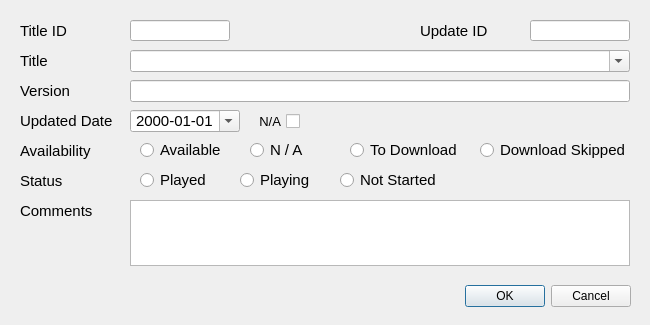
<?xml version="1.0" encoding="UTF-8"?>
<ui version="4.0">
 <class>EditUpdateDialog</class>
 <widget class="QDialog" name="EditUpdateDialog">
  <property name="geometry">
   <rect>
    <x>0</x>
    <y>0</y>
    <width>650</width>
    <height>325</height>
   </rect>
  </property>
  <property name="minimumSize">
   <size>
    <width>650</width>
    <height>325</height>
   </size>
  </property>
  <property name="maximumSize">
   <size>
    <width>650</width>
    <height>325</height>
   </size>
  </property>
  <property name="windowTitle">
   <string>Edit Update</string>
  </property>
  <property name="windowIcon">
   <iconset>
    <normaloff>assets/folder.png</normaloff>assets/folder.png</iconset>
  </property>
  <widget class="QDialogButtonBox" name="buttonBox">
   <property name="geometry">
    <rect>
     <x>290</x>
     <y>280</y>
     <width>341</width>
     <height>32</height>
    </rect>
   </property>
   <property name="orientation">
    <enum>Qt::Horizontal</enum>
   </property>
   <property name="standardButtons">
    <set>QDialogButtonBox::Cancel|QDialogButtonBox::Ok</set>
   </property>
  </widget>
  <widget class="QComboBox" name="comboBox">
   <property name="geometry">
    <rect>
     <x>130</x>
     <y>50</y>
     <width>500</width>
     <height>22</height>
    </rect>
   </property>
   <property name="font">
    <font>
     <pointsize>11</pointsize>
    </font>
   </property>
   <property name="editable">
    <bool>true</bool>
   </property>
   <property name="currentText">
    <string/>
   </property>
   <property name="insertPolicy">
    <enum>QComboBox::NoInsert</enum>
   </property>
  </widget>
  <widget class="QLabel" name="label_4">
   <property name="geometry">
    <rect>
     <x>20</x>
     <y>140</y>
     <width>111</width>
     <height>22</height>
    </rect>
   </property>
   <property name="font">
    <font>
     <family>Segoe UI</family>
     <pointsize>11</pointsize>
     <bold>false</bold>
    </font>
   </property>
   <property name="text">
    <string>Availability</string>
   </property>
  </widget>
  <widget class="QLabel" name="label_7">
   <property name="geometry">
    <rect>
     <x>20</x>
     <y>200</y>
     <width>111</width>
     <height>22</height>
    </rect>
   </property>
   <property name="font">
    <font>
     <family>Segoe UI</family>
     <pointsize>11</pointsize>
     <bold>false</bold>
    </font>
   </property>
   <property name="text">
    <string>Comments</string>
   </property>
  </widget>
  <widget class="QLabel" name="label">
   <property name="geometry">
    <rect>
     <x>20</x>
     <y>50</y>
     <width>111</width>
     <height>22</height>
    </rect>
   </property>
   <property name="font">
    <font>
     <family>Segoe UI</family>
     <pointsize>11</pointsize>
     <bold>false</bold>
    </font>
   </property>
   <property name="text">
    <string>Title</string>
   </property>
  </widget>
  <widget class="QLabel" name="label_6">
   <property name="geometry">
    <rect>
     <x>20</x>
     <y>110</y>
     <width>111</width>
     <height>22</height>
    </rect>
   </property>
   <property name="font">
    <font>
     <family>Segoe UI</family>
     <pointsize>11</pointsize>
     <bold>false</bold>
    </font>
   </property>
   <property name="text">
    <string>Updated Date</string>
   </property>
  </widget>
  <widget class="QLabel" name="label_2">
   <property name="geometry">
    <rect>
     <x>20</x>
     <y>80</y>
     <width>111</width>
     <height>22</height>
    </rect>
   </property>
   <property name="font">
    <font>
     <family>Segoe UI</family>
     <pointsize>11</pointsize>
     <bold>false</bold>
    </font>
   </property>
   <property name="text">
    <string>Version</string>
   </property>
  </widget>
  <widget class="QDateEdit" name="dateEditRel">
   <property name="geometry">
    <rect>
     <x>130</x>
     <y>110</y>
     <width>110</width>
     <height>22</height>
    </rect>
   </property>
   <property name="font">
    <font>
     <pointsize>11</pointsize>
    </font>
   </property>
   <property name="frame">
    <bool>true</bool>
   </property>
   <property name="alignment">
    <set>Qt::AlignCenter</set>
   </property>
   <property name="minimumDateTime">
    <datetime>
     <hour>0</hour>
     <minute>0</minute>
     <second>0</second>
     <year>2000</year>
     <month>1</month>
     <day>1</day>
    </datetime>
   </property>
   <property name="minimumDate">
    <date>
     <year>2000</year>
     <month>1</month>
     <day>1</day>
    </date>
   </property>
   <property name="displayFormat">
    <string>yyyy-MM-dd</string>
   </property>
   <property name="calendarPopup">
    <bool>true</bool>
   </property>
   <property name="date">
    <date>
     <year>2000</year>
     <month>1</month>
     <day>1</day>
    </date>
   </property>
  </widget>
  <widget class="QLineEdit" name="lineEditName">
   <property name="geometry">
    <rect>
     <x>130</x>
     <y>80</y>
     <width>500</width>
     <height>22</height>
    </rect>
   </property>
   <property name="font">
    <font>
     <pointsize>11</pointsize>
    </font>
   </property>
  </widget>
  <widget class="QPlainTextEdit" name="plainTextEditComment">
   <property name="geometry">
    <rect>
     <x>130</x>
     <y>200</y>
     <width>500</width>
     <height>66</height>
    </rect>
   </property>
   <property name="font">
    <font>
     <pointsize>11</pointsize>
    </font>
   </property>
   <property name="plainText">
    <string/>
   </property>
  </widget>
  <widget class="QCheckBox" name="checkBoxRel">
   <property name="geometry">
    <rect>
     <x>249</x>
     <y>111</y>
     <width>51</width>
     <height>20</height>
    </rect>
   </property>
   <property name="font">
    <font>
     <pointsize>10</pointsize>
    </font>
   </property>
   <property name="toolTip">
    <string>Check if date not available</string>
   </property>
   <property name="layoutDirection">
    <enum>Qt::RightToLeft</enum>
   </property>
   <property name="text">
    <string>N/A</string>
   </property>
  </widget>
  <widget class="QLabel" name="label_5">
   <property name="geometry">
    <rect>
     <x>20</x>
     <y>170</y>
     <width>111</width>
     <height>22</height>
    </rect>
   </property>
   <property name="font">
    <font>
     <family>Segoe UI</family>
     <pointsize>11</pointsize>
     <bold>false</bold>
    </font>
   </property>
   <property name="text">
    <string>Status</string>
   </property>
  </widget>
  <widget class="QWidget" name="widget" native="true">
   <property name="geometry">
    <rect>
     <x>130</x>
     <y>160</y>
     <width>361</width>
     <height>40</height>
    </rect>
   </property>
   <widget class="QRadioButton" name="radioButtonP_NP">
    <property name="geometry">
     <rect>
      <x>210</x>
      <y>10</y>
      <width>100</width>
      <height>20</height>
     </rect>
    </property>
    <property name="font">
     <font>
      <pointsize>11</pointsize>
     </font>
    </property>
    <property name="text">
     <string>Not Started</string>
    </property>
   </widget>
   <widget class="QRadioButton" name="radioButtonP_P">
    <property name="geometry">
     <rect>
      <x>110</x>
      <y>10</y>
      <width>100</width>
      <height>20</height>
     </rect>
    </property>
    <property name="font">
     <font>
      <pointsize>11</pointsize>
     </font>
    </property>
    <property name="text">
     <string>Playing</string>
    </property>
   </widget>
   <widget class="QRadioButton" name="radioButtonP_PD">
    <property name="geometry">
     <rect>
      <x>10</x>
      <y>10</y>
      <width>100</width>
      <height>20</height>
     </rect>
    </property>
    <property name="font">
     <font>
      <pointsize>11</pointsize>
     </font>
    </property>
    <property name="text">
     <string>Played</string>
    </property>
   </widget>
  </widget>
  <widget class="QWidget" name="widget_2" native="true">
   <property name="geometry">
    <rect>
     <x>130</x>
     <y>130</y>
     <width>501</width>
     <height>40</height>
    </rect>
   </property>
   <widget class="QRadioButton" name="radioButtonU_A">
    <property name="geometry">
     <rect>
      <x>10</x>
      <y>10</y>
      <width>100</width>
      <height>20</height>
     </rect>
    </property>
    <property name="font">
     <font>
      <pointsize>11</pointsize>
     </font>
    </property>
    <property name="text">
     <string>Available</string>
    </property>
   </widget>
   <widget class="QRadioButton" name="radioButtonU_NA">
    <property name="geometry">
     <rect>
      <x>120</x>
      <y>10</y>
      <width>100</width>
      <height>20</height>
     </rect>
    </property>
    <property name="font">
     <font>
      <pointsize>11</pointsize>
     </font>
    </property>
    <property name="text">
     <string>N / A</string>
    </property>
   </widget>
   <widget class="QRadioButton" name="radioButtonU_TD">
    <property name="geometry">
     <rect>
      <x>220</x>
      <y>10</y>
      <width>110</width>
      <height>20</height>
     </rect>
    </property>
    <property name="font">
     <font>
      <pointsize>11</pointsize>
     </font>
    </property>
    <property name="text">
     <string>To Download</string>
    </property>
   </widget>
   <widget class="QRadioButton" name="radioButtonU_DS">
    <property name="geometry">
     <rect>
      <x>350</x>
      <y>10</y>
      <width>151</width>
      <height>20</height>
     </rect>
    </property>
    <property name="font">
     <font>
      <pointsize>11</pointsize>
     </font>
    </property>
    <property name="text">
     <string>Download Skipped</string>
    </property>
   </widget>
  </widget>
  <widget class="QLabel" name="label_3">
   <property name="geometry">
    <rect>
     <x>20</x>
     <y>20</y>
     <width>111</width>
     <height>22</height>
    </rect>
   </property>
   <property name="font">
    <font>
     <family>Segoe UI</family>
     <pointsize>11</pointsize>
     <bold>false</bold>
    </font>
   </property>
   <property name="text">
    <string>Title ID</string>
   </property>
  </widget>
  <widget class="QLineEdit" name="lineEditID">
   <property name="enabled">
    <bool>true</bool>
   </property>
   <property name="geometry">
    <rect>
     <x>130</x>
     <y>20</y>
     <width>100</width>
     <height>21</height>
    </rect>
   </property>
   <property name="font">
    <font>
     <pointsize>11</pointsize>
    </font>
   </property>
   <property name="text">
    <string/>
   </property>
   <property name="frame">
    <bool>true</bool>
   </property>
   <property name="alignment">
    <set>Qt::AlignCenter</set>
   </property>
   <property name="readOnly">
    <bool>true</bool>
   </property>
  </widget>
  <widget class="QLineEdit" name="lineEditUID">
   <property name="enabled">
    <bool>true</bool>
   </property>
   <property name="geometry">
    <rect>
     <x>530</x>
     <y>20</y>
     <width>100</width>
     <height>21</height>
    </rect>
   </property>
   <property name="font">
    <font>
     <pointsize>11</pointsize>
    </font>
   </property>
   <property name="text">
    <string/>
   </property>
   <property name="frame">
    <bool>true</bool>
   </property>
   <property name="alignment">
    <set>Qt::AlignCenter</set>
   </property>
   <property name="readOnly">
    <bool>true</bool>
   </property>
  </widget>
  <widget class="QLabel" name="label_8">
   <property name="geometry">
    <rect>
     <x>420</x>
     <y>20</y>
     <width>111</width>
     <height>22</height>
    </rect>
   </property>
   <property name="font">
    <font>
     <family>Segoe UI</family>
     <pointsize>11</pointsize>
     <bold>false</bold>
    </font>
   </property>
   <property name="text">
    <string>Update ID</string>
   </property>
  </widget>
 </widget>
 <tabstops>
  <tabstop>lineEditID</tabstop>
  <tabstop>comboBox</tabstop>
  <tabstop>lineEditName</tabstop>
  <tabstop>dateEditRel</tabstop>
  <tabstop>checkBoxRel</tabstop>
  <tabstop>radioButtonU_A</tabstop>
  <tabstop>radioButtonU_NA</tabstop>
  <tabstop>radioButtonU_TD</tabstop>
  <tabstop>radioButtonU_DS</tabstop>
  <tabstop>radioButtonP_PD</tabstop>
  <tabstop>radioButtonP_P</tabstop>
  <tabstop>radioButtonP_NP</tabstop>
  <tabstop>plainTextEditComment</tabstop>
 </tabstops>
 <resources/>
 <connections>
  <connection>
   <sender>buttonBox</sender>
   <signal>rejected()</signal>
   <receiver>EditUpdateDialog</receiver>
   <slot>reject()</slot>
   <hints>
    <hint type="sourcelabel">
     <x>316</x>
     <y>260</y>
    </hint>
    <hint type="destinationlabel">
     <x>286</x>
     <y>274</y>
    </hint>
   </hints>
  </connection>
 </connections>
</ui>
